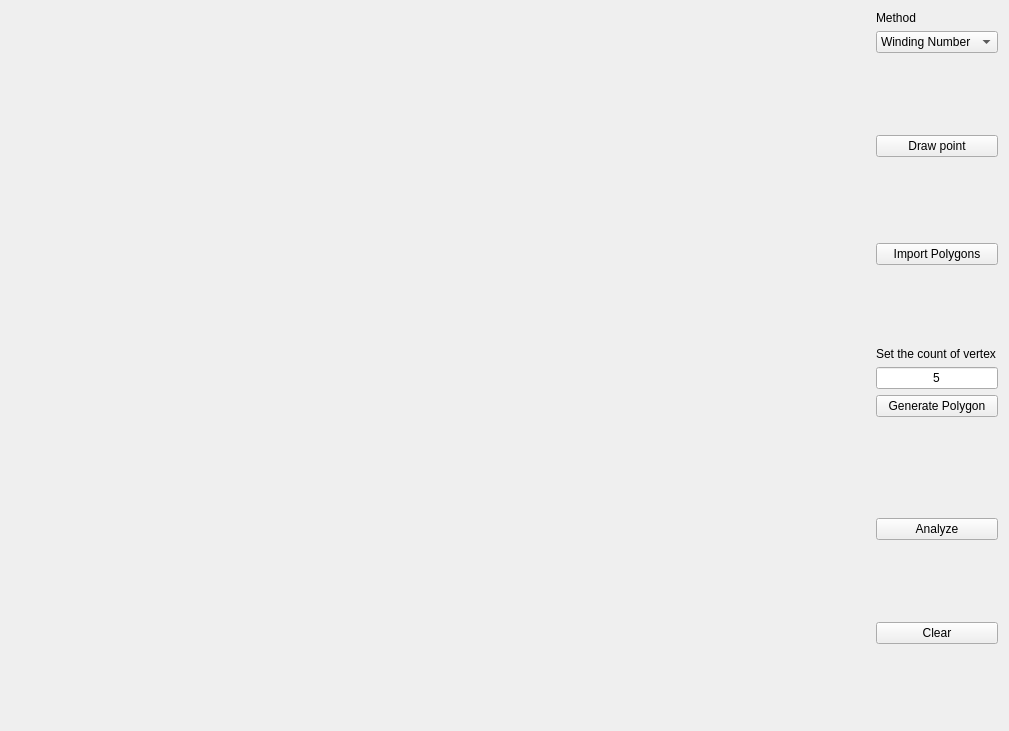
<?xml version="1.0" encoding="UTF-8"?>
<ui version="4.0">
 <class>Widget</class>
 <widget class="QWidget" name="Widget">
  <property name="geometry">
   <rect>
    <x>0</x>
    <y>0</y>
    <width>1009</width>
    <height>731</height>
   </rect>
  </property>
  <property name="windowTitle">
   <string>Point in Polygon</string>
  </property>
  <layout class="QHBoxLayout" name="horizontalLayout">
   <item>
    <widget class="Draw" name="Canvas" native="true">
     <property name="sizePolicy">
      <sizepolicy hsizetype="Preferred" vsizetype="Preferred">
       <horstretch>1</horstretch>
       <verstretch>1</verstretch>
      </sizepolicy>
     </property>
    </widget>
   </item>
   <item>
    <layout class="QVBoxLayout" name="verticalLayout">
     <item>
      <widget class="QLabel" name="label">
       <property name="text">
        <string>Method</string>
       </property>
      </widget>
     </item>
     <item>
      <widget class="QComboBox" name="comboBox">
       <item>
        <property name="text">
         <string>Winding Number</string>
        </property>
       </item>
       <item>
        <property name="text">
         <string>Ray Crossing</string>
        </property>
       </item>
      </widget>
     </item>
     <item>
      <spacer name="verticalSpacer">
       <property name="orientation">
        <enum>Qt::Vertical</enum>
       </property>
       <property name="sizeHint" stdset="0">
        <size>
         <width>20</width>
         <height>40</height>
        </size>
       </property>
      </spacer>
     </item>
     <item>
      <widget class="QPushButton" name="pushButton">
       <property name="enabled">
        <bool>true</bool>
       </property>
       <property name="text">
        <string>Draw point</string>
       </property>
      </widget>
     </item>
     <item>
      <spacer name="verticalSpacer_7">
       <property name="orientation">
        <enum>Qt::Vertical</enum>
       </property>
       <property name="sizeHint" stdset="0">
        <size>
         <width>20</width>
         <height>80</height>
        </size>
       </property>
      </spacer>
     </item>
     <item>
      <widget class="QPushButton" name="importPolygons">
       <property name="text">
        <string>Import Polygons</string>
       </property>
      </widget>
     </item>
     <item>
      <spacer name="verticalSpacer_2">
       <property name="orientation">
        <enum>Qt::Vertical</enum>
       </property>
       <property name="sizeHint" stdset="0">
        <size>
         <width>20</width>
         <height>40</height>
        </size>
       </property>
      </spacer>
     </item>
     <item>
      <widget class="QLabel" name="label_3">
       <property name="text">
        <string>Set the count of vertex</string>
       </property>
      </widget>
     </item>
     <item>
      <widget class="QLineEdit" name="n_points">
       <property name="layoutDirection">
        <enum>Qt::LeftToRight</enum>
       </property>
       <property name="text">
        <string>5</string>
       </property>
       <property name="frame">
        <bool>true</bool>
       </property>
       <property name="cursorPosition">
        <number>1</number>
       </property>
       <property name="alignment">
        <set>Qt::AlignCenter</set>
       </property>
       <property name="dragEnabled">
        <bool>false</bool>
       </property>
      </widget>
     </item>
     <item>
      <widget class="QPushButton" name="generatePolygon">
       <property name="text">
        <string>Generate Polygon</string>
       </property>
      </widget>
     </item>
     <item>
      <spacer name="verticalSpacer_3">
       <property name="orientation">
        <enum>Qt::Vertical</enum>
       </property>
       <property name="sizeHint" stdset="0">
        <size>
         <width>20</width>
         <height>40</height>
        </size>
       </property>
      </spacer>
     </item>
     <item>
      <widget class="QLabel" name="label_2">
       <property name="text">
        <string/>
       </property>
      </widget>
     </item>
     <item>
      <widget class="QPushButton" name="pushButton_2">
       <property name="text">
        <string>Analyze</string>
       </property>
      </widget>
     </item>
     <item>
      <spacer name="verticalSpacer_5">
       <property name="orientation">
        <enum>Qt::Vertical</enum>
       </property>
       <property name="sizeHint" stdset="0">
        <size>
         <width>20</width>
         <height>40</height>
        </size>
       </property>
      </spacer>
     </item>
     <item>
      <widget class="QPushButton" name="pushButton_3">
       <property name="text">
        <string>Clear</string>
       </property>
      </widget>
     </item>
     <item>
      <spacer name="verticalSpacer_4">
       <property name="orientation">
        <enum>Qt::Vertical</enum>
       </property>
       <property name="sizeHint" stdset="0">
        <size>
         <width>20</width>
         <height>40</height>
        </size>
       </property>
      </spacer>
     </item>
    </layout>
   </item>
  </layout>
 </widget>
 <layoutdefault spacing="6" margin="11"/>
 <customwidgets>
  <customwidget>
   <class>Draw</class>
   <extends>QWidget</extends>
   <header>draw.h</header>
   <container>1</container>
  </customwidget>
 </customwidgets>
 <resources/>
 <connections/>
</ui>
